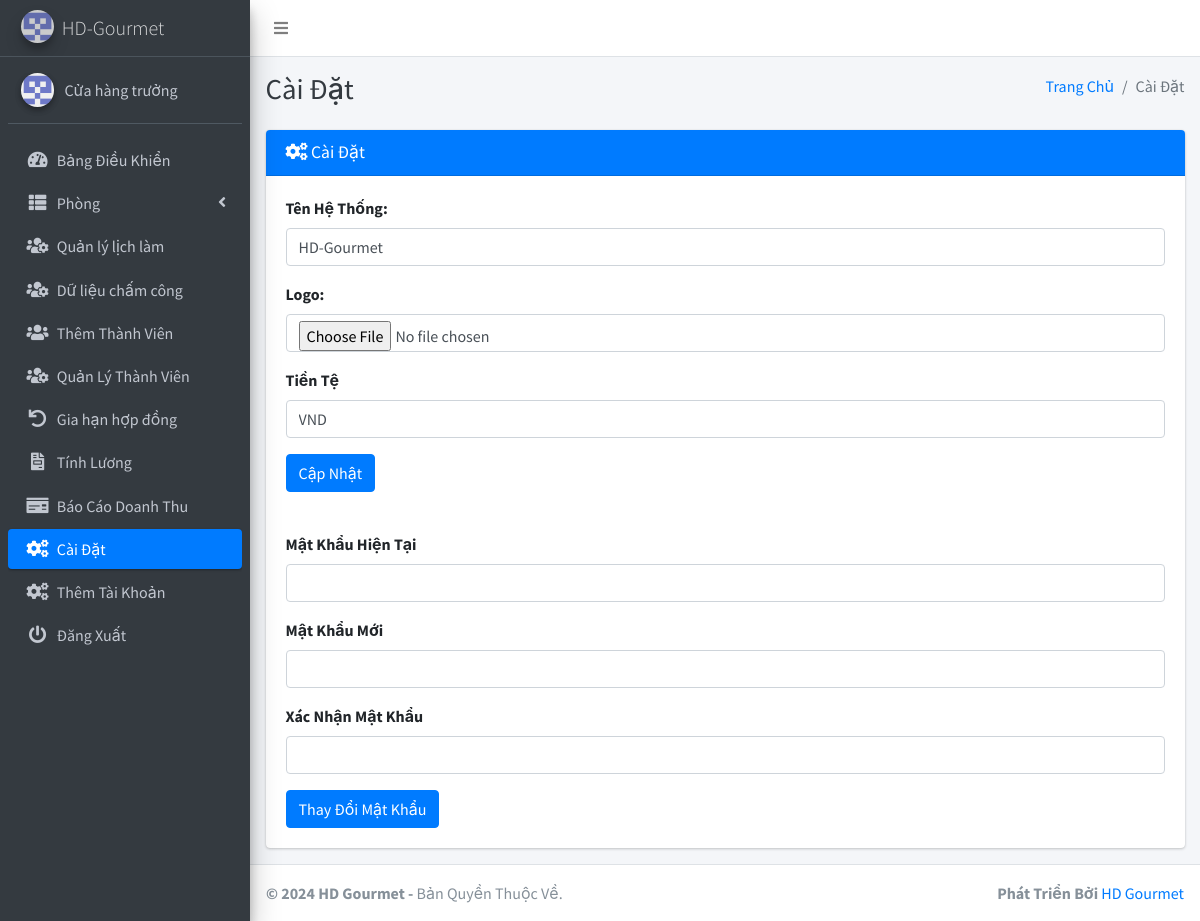
Screenshot of /settings.php (signed in) with the database file from the repository.
### tables this page shows
CREATE TABLE `settings` (
  `id` int(11) NOT NULL,
  `system_name` varchar(255) NOT NULL,
  `logo` varchar(255) NOT NULL,
  `currency` varchar(50) NOT NULL
);

### settings.php (the view, shortened to what this page needs)
<?php
include('includes/config.php');
$fetchSettingsQuery = "SELECT * FROM settings WHERE id = 1";
$fetchSettingsResult = $conn->query($fetchSettingsQuery);
if ($fetchSettingsResult->num_rows > 0) {
    $settings = $fetchSettingsResult->fetch_assoc();
}
?>
<?php include('includes/header.php');?>
<body class="hold-transition sidebar-mini layout-fixed layout-navbar-fixed layout-footer-fixed">
<div class="wrapper">
    <?php include('includes/nav.php');?>
    <?php include('includes/sidebar.php');?>
    <div class="content-wrapper">
        <?php include('includes/pagetitle.php');?>
        <section class="content">
            <div class="container-fluid">
                <div class="row">
                    <div class="col-md-12">
                        <div class="card card-primary">
                            <div class="card-header">
                                <h3 class="card-title"><i class="fas fa-cogs"></i> Cài Đặt</h3>
                            </div>
                            <form method="post" action="" enctype="multipart/form-data">
                                <div class="card-body">
                                    <div class="form-group">
                                        <label for="systemName">Tên Hệ Thống:</label>
                                        <input type="text" id="systemName" name="systemName" class="form-control"
                                            value="<?php echo isset($settings['system_name']) ? $settings['system_name'] : ''; ?>"
                                            required>
                                    </div>
                                    <div class="form-group">
                                        <label for="logo">Logo:</label>
                                        <input type="file" id="logo" name="logo" class="form-control">
                                    </div>
                                    <div class="form-group">
                                        <label for="currency">Tiền Tệ</label>
                                        <input type="text" id="currency" name="currency" class="form-control"
                                            value="<?php echo isset($settings['currency']) ? $settings['currency'] : ''; ?>"
                                            required>
                                    </div>
                                    <button type="submit" name="updateSettings" class="btn btn-primary">Cập Nhật</button>
                                </div>
                            </form>
                            <form method="post" action="">
                                <div class="card-body">
                                    <div class="form-group">
                                        <label for="currentPassword">Mật Khẩu Hiện Tại</label>
                                        <input type="password" id="currentPassword" name="currentPassword" class="form-control"
                                            required>
                                    </div>
                                    <div class="form-group">
                                        <label for="newPassword">Mật Khẩu Mới</label>
                                        <input type="password" id="newPassword" name="newPassword" class="form-control"
                                            required>
                                    </div>
                                    <div class="form-group">
                                        <label for="confirmPassword">Xác Nhận Mật Khẩu</label>
                                        <input type="password" id="confirmPassword" name="confirmPassword" class="form-control"
                                            required>
                                    </div>
                                    <button type="submit" name="changePassword" class="btn btn-primary">Thay Đổi Mật Khẩu </button>
                                </div>
                            </form>
                        </div>
                    </div>
                </div>
            </div>
        </section>
    </div>
    <footer class="main-footer">
    <strong> &copy; <?php echo date('Y');?> HD Gourmet</a> -</strong>
    Bản Quyền Thuộc Về.
    <div class="float-right d-none d-sm-inline-block">
      <b>Phát Triển Bởi</b> <a href="#">HD Gourmet</a>
    </div>
  </footer>
</div>
</body>
</html>

### includes/sidebar.php (shortened to what this page needs)
<?php
$current_page = basename($_SERVER['PHP_SELF']);
?>
 <aside class="main-sidebar sidebar-dark-primary elevation-4">
    <a href="" class="brand-link">
    <img src="<?php echo getLogoUrl(); ?>" alt="Logo" class="brand-image img-circle elevation-3" style="opacity: .8">
    <span class="brand-text font-weight-light"><?php echo getSystemName(); ?></span>
</a>
<?php
function getSystemName()
{
    global $conn;
    $systemNameQuery = "SELECT system_name FROM settings";
    $systemNameResult = $conn->query($systemNameQuery);
    if ($systemNameResult->num_rows > 0) {
        $systemNameRow = $systemNameResult->fetch_assoc();
        return $systemNameRow['system_name'];
    } else {
        return 'HDGourmet';
    }
}
function getLogoUrl()
{
    global $conn;
    $logoQuery = "SELECT logo FROM settings";
    $logoResult = $conn->query($logoQuery);
    if ($logoResult->num_rows > 0) {
        $logoRow = $logoResult->fetch_assoc();
        return $logoRow['logo'];
    } else {
        return 'dist/img/AdminLTELogo.png';
    }
}
?>
    <div class="sidebar">
      <div class="user-panel mt-3 pb-3 mb-3 d-flex">
        <div class="image">
          <img src="dist/img/2382414.png" class="img-circle elevation-2" alt="User Image">
        </div>
        <div class="info">
          <a href="#" class="d-block">Cửa hàng trưởng</a>
        </div>
      </div>
      <nav class="mt-2">
        <ul class="nav nav-pills nav-sidebar flex-column" data-widget="treeview" role="menu" data-accordion="false">
          <li class="nav-item">
            <a href="dashboard.php" class="nav-link <?php echo ($current_page == 'dashboard.php') ? 'active' : ''; ?>">
              <i class="nav-icon fas fa-tachometer-alt"></i>
              <p>
                Bảng Điều Khiển
              </p>
            </a>
          </li>
          <li class="nav-item has-treeview">
            <a href="#" class="nav-link <?php echo ($current_page == 'add_type.php' || $current_page == 'view_type.php' || $current_page == 'edit_type.php') ? 'active' : ''; ?>">
              <i class="nav-icon fas fa-th-list"></i>
              <p>
                Phòng
                <i class="fas fa-angle-left right"></i>
              </p>
            </a>
          </li>
          <li class="nav-item">
            <a href="lich.php" class="nav-link <?php echo ($current_page == 'lich.php') ? 'active' : ''; ?>">
              <i class="nav-icon fas fa-users-cog"></i>
              <p>Quản lý lịch làm</p>
            </a>
          </li>
          <li class="nav-item">
            <a href="chamcong.php" class="nav-link <?php echo ($current_page == 'chamcong.php') ? 'active' : ''; ?>">
              <i class="nav-icon fas fa-users-cog"></i>
              <p>Dữ liệu chấm công</p>
            </a>
          </li>
          <li class="nav-item">
            <a href="add_members.php" class="nav-link <?php echo ($current_page == 'add_members.php') ? 'active' : ''; ?>">
              <i class="nav-icon fas fa-users"></i>
              <p>Thêm Thành Viên</p>
            </a>
          </li>
          <li class="nav-item">
            <a href="manage_members.php" class="nav-link <?php echo ($current_page == 'manage_members.php' || $current_page == 'edit_member.php' || $current_page == 'memberProfile.php') ? 'active' : ''; ?>">
              <i class="nav-icon fas fa-users-cog"></i>
              <p>Quản Lý Thành Viên</p>
            </a>
          </li>
          <li class="nav-item">
            <a href="list_renewal.php" class="nav-link <?php echo ($current_page == 'list_renewal.php' || $current_page == 'renew.php') ? 'active' : ''; ?>">
            <i class="nav-icon fas fa-undo"></i>
              <p>Gia hạn hợp đồng</p>
            </a>
          </li>
          <li class="nav-item">
            <a href="report.php" class="nav-link <?php echo ($current_page == 'report.php') ? 'active' : ''; ?>">
              <i class="nav-icon fas fa-file-invoice"></i>
              <p>Tính Lương</p>
            </a>
          </li>
          <li class="nav-item">
            <a href="revenue_report.php" class="nav-link <?php echo ($current_page == 'revenue_report.php') ? 'active' : ''; ?>">
              <i class="nav-icon fas fa-money-check"></i>
              <p>Báo Cáo Doanh Thu</p>
            </a>
          </li>
          <li class="nav-item">
            <a href="settings.php" class="nav-link <?php echo ($current_page == 'settings.php') ? 'active' : ''; ?>">
              <i class="nav-icon fas fa-cogs"></i>
              <p>Cài Đặt</p>
            </a>
          </li>
          <li class="nav-item">
            <a href="member.php" class="nav-link <?php echo ($current_page == 'member.php') ? 'active' : ''; ?>">
              <i class="nav-icon fas fa-cogs"></i>
              <p>Thêm Tài Khoản</p>
            </a>
          </li>
          <li class="nav-item">
            <a href="logout.php" class="nav-link <?php echo ($current_page == 'logout.php') ? 'active' : ''; ?>">
              <i class="nav-icon fas fa-power-off"></i>
              <p>Đăng Xuất</p>
            </a>
          </li>
        </ul>
      </nav>
    </div>
  </aside>

### rows the page displays
settings: logo (picture), system_name "HD-Gourmet", systemName "HD-Gourmet", currency "VND"

### other values shown
$pageTitle "Cài Đặt"
